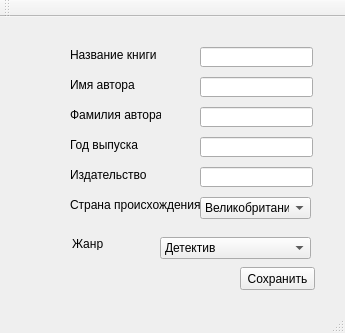
<?xml version="1.0" encoding="UTF-8"?>
<ui version="4.0">
 <class>Book</class>
 <widget class="QMainWindow" name="Book">
  <property name="geometry">
   <rect>
    <x>0</x>
    <y>0</y>
    <width>345</width>
    <height>333</height>
   </rect>
  </property>
  <property name="windowTitle">
   <string>Ввод данных</string>
  </property>
  <widget class="QWidget" name="centralWidget">
   <widget class="QLineEdit" name="lineEdit_2">
    <property name="geometry">
     <rect>
      <x>200</x>
      <y>90</y>
      <width>113</width>
      <height>20</height>
     </rect>
    </property>
   </widget>
   <widget class="QLineEdit" name="lineEdit_name">
    <property name="geometry">
     <rect>
      <x>200</x>
      <y>30</y>
      <width>113</width>
      <height>20</height>
     </rect>
    </property>
   </widget>
   <widget class="QLabel" name="label">
    <property name="geometry">
     <rect>
      <x>70</x>
      <y>30</y>
      <width>91</width>
      <height>16</height>
     </rect>
    </property>
    <property name="text">
     <string>Название книги</string>
    </property>
   </widget>
   <widget class="QLabel" name="label_2">
    <property name="geometry">
     <rect>
      <x>70</x>
      <y>90</y>
      <width>91</width>
      <height>16</height>
     </rect>
    </property>
    <property name="text">
     <string>Фамилия автора</string>
    </property>
   </widget>
   <widget class="QLabel" name="label_3">
    <property name="geometry">
     <rect>
      <x>70</x>
      <y>180</y>
      <width>131</width>
      <height>16</height>
     </rect>
    </property>
    <property name="text">
     <string>Страна происхождения</string>
    </property>
   </widget>
   <widget class="QLabel" name="label_4">
    <property name="geometry">
     <rect>
      <x>70</x>
      <y>120</y>
      <width>91</width>
      <height>16</height>
     </rect>
    </property>
    <property name="text">
     <string>Год выпуска</string>
    </property>
   </widget>
   <widget class="QLabel" name="label_5">
    <property name="geometry">
     <rect>
      <x>72</x>
      <y>220</y>
      <width>47</width>
      <height>13</height>
     </rect>
    </property>
    <property name="text">
     <string>Жанр</string>
    </property>
   </widget>
   <widget class="QLineEdit" name="lineEdit_release">
    <property name="geometry">
     <rect>
      <x>200</x>
      <y>120</y>
      <width>113</width>
      <height>20</height>
     </rect>
    </property>
   </widget>
   <widget class="QComboBox" name="comboBox_genre">
    <property name="geometry">
     <rect>
      <x>160</x>
      <y>220</y>
      <width>151</width>
      <height>22</height>
     </rect>
    </property>
    <item>
     <property name="text">
      <string>Детектив</string>
     </property>
    </item>
    <item>
     <property name="text">
      <string>Детская литература</string>
     </property>
    </item>
    <item>
     <property name="text">
      <string>Зарубежная литература</string>
     </property>
    </item>
    <item>
     <property name="text">
      <string>История</string>
     </property>
    </item>
    <item>
     <property name="text">
      <string>Компьютерная литература</string>
     </property>
    </item>
    <item>
     <property name="text">
      <string>Кулинарная литература</string>
     </property>
    </item>
    <item>
     <property name="text">
      <string>Поэзия</string>
     </property>
    </item>
    <item>
     <property name="text">
      <string>Приключения</string>
     </property>
    </item>
    <item>
     <property name="text">
      <string>Проза</string>
     </property>
    </item>
    <item>
     <property name="text">
      <string>Русская классика</string>
     </property>
    </item>
    <item>
     <property name="text">
      <string>Ужасы</string>
     </property>
    </item>
    <item>
     <property name="text">
      <string>Фантастика</string>
     </property>
    </item>
    <item>
     <property name="text">
      <string>Эротика</string>
     </property>
    </item>
   </widget>
   <widget class="QComboBox" name="comboBox_country">
    <property name="geometry">
     <rect>
      <x>200</x>
      <y>180</y>
      <width>111</width>
      <height>22</height>
     </rect>
    </property>
    <item>
     <property name="text">
      <string>Великобритания</string>
     </property>
    </item>
    <item>
     <property name="text">
      <string>СССР</string>
     </property>
    </item>
    <item>
     <property name="text">
      <string>Германия</string>
     </property>
    </item>
    <item>
     <property name="text">
      <string>Италия</string>
     </property>
    </item>
    <item>
     <property name="text">
      <string>Россия</string>
     </property>
    </item>
    <item>
     <property name="text">
      <string>США</string>
     </property>
    </item>
    <item>
     <property name="text">
      <string>Франция</string>
     </property>
    </item>
   </widget>
   <widget class="QLineEdit" name="lineEdit_publishing">
    <property name="geometry">
     <rect>
      <x>200</x>
      <y>150</y>
      <width>113</width>
      <height>20</height>
     </rect>
    </property>
   </widget>
   <widget class="QLabel" name="label_6">
    <property name="geometry">
     <rect>
      <x>70</x>
      <y>150</y>
      <width>81</width>
      <height>16</height>
     </rect>
    </property>
    <property name="text">
     <string>Издательство</string>
    </property>
   </widget>
   <widget class="QPushButton" name="pushButton_save">
    <property name="geometry">
     <rect>
      <x>240</x>
      <y>250</y>
      <width>75</width>
      <height>23</height>
     </rect>
    </property>
    <property name="text">
     <string>Сохранить</string>
    </property>
   </widget>
   <widget class="QLineEdit" name="lineEdit_1">
    <property name="geometry">
     <rect>
      <x>200</x>
      <y>60</y>
      <width>113</width>
      <height>20</height>
     </rect>
    </property>
   </widget>
   <widget class="QLabel" name="label_7">
    <property name="geometry">
     <rect>
      <x>70</x>
      <y>60</y>
      <width>111</width>
      <height>16</height>
     </rect>
    </property>
    <property name="text">
     <string>Имя автора</string>
    </property>
   </widget>
  </widget>
  <widget class="QMenuBar" name="menuBar">
   <property name="geometry">
    <rect>
     <x>0</x>
     <y>0</y>
     <width>345</width>
     <height>21</height>
    </rect>
   </property>
  </widget>
  <widget class="QToolBar" name="mainToolBar">
   <attribute name="toolBarArea">
    <enum>TopToolBarArea</enum>
   </attribute>
   <attribute name="toolBarBreak">
    <bool>false</bool>
   </attribute>
  </widget>
  <widget class="QStatusBar" name="statusBar"/>
 </widget>
 <layoutdefault spacing="6" margin="11"/>
 <resources/>
 <connections/>
</ui>
